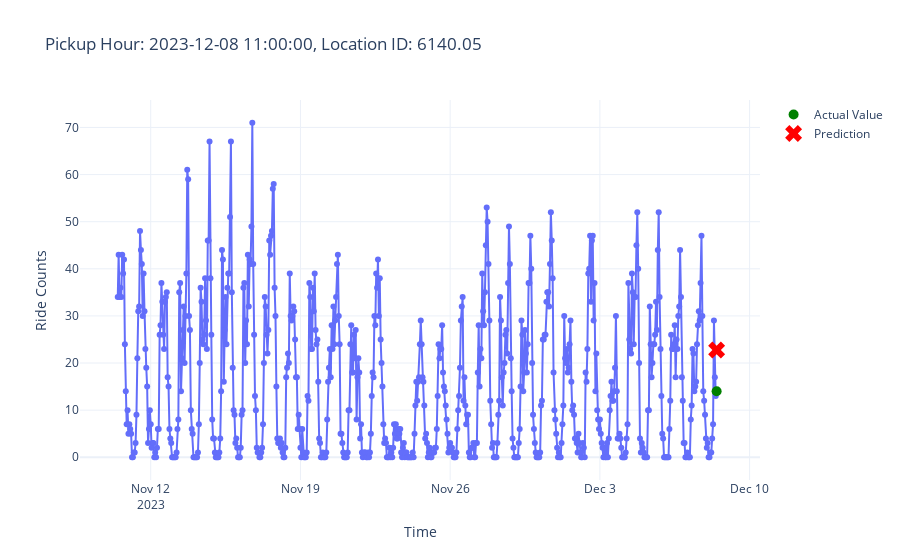

This figure's notebook cell:
### Code cell
plot_aggregated_time_series(X_test, y_test, row_id=220, predictions=predictions)

### Figure 1 — Plotly figure (JSON) as saved in the notebook; plotly's stock layout.template omitted (floating-point values rounded to 4 significant figures; data arrays with more than 128 entries replaced by an {"elided": "..."} marker saying what was removed)
{"data": [{"hovertemplate": "Time=%{x}<br>Ride Counts=%{y}<extra></extra>", "legendgroup": "", "line": {"color": "#636efa", "dash": "solid"}, "marker": {"symbol": "circle"}, "mode": "lines+markers", "name": "", "orientation": "v", "showlegend": false, "type": "scatter", "x": {"elided": "673 str values"}, "xaxis": "x", "y": {"elided": "673 int values"}, "yaxis": "y"}, {"line": {"color": "green"}, "marker": {"size": 10}, "mode": "markers", "name": "Actual Value", "type": "scatter", "x": ["2023-12-08T11:00:00.000000000"], "y": [14]}, {"line": {"color": "red"}, "marker": {"size": 15, "symbol": "x"}, "mode": "markers", "name": "Prediction", "type": "scatter", "x": ["2023-12-08T11:00:00.000000000"], "y": [22.75]}], "layout": {"legend": {"tracegroupgap": 0}, "title": {"text": "Pickup Hour: 2023-12-08 11:00:00, Location ID: 6140.05"}, "xaxis": {"anchor": "y", "domain": [0, 1], "title": {"text": "Time"}}, "yaxis": {"anchor": "x", "domain": [0, 1], "title": {"text": "Ride Counts"}}}}
